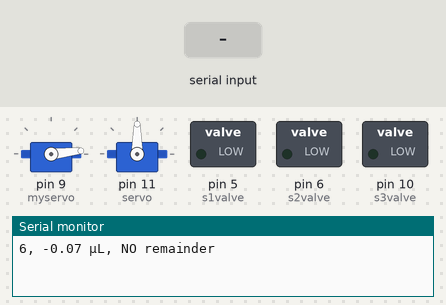
A sketch run on a simulated Arduino Uno, built with avr-gcc and run on an emulated ATmega328P. Shown: 2 × servo, switched loads named in the sketch (green lamp = pin HIGH), the last lines printed to the serial monitor. The inputs (shaded band) are chosen by the test bench.

Above: at 1.2 s.
1.3 s: "90,45,200\n" received over Serial
4.3 s: "321\n" received over Serial
7.3 s: "200\n" received over Serial
At 7.3 s:
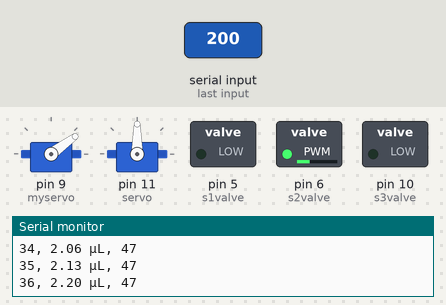
10.3 s: "30,150,10\n" received over Serial
At 12.28 s:
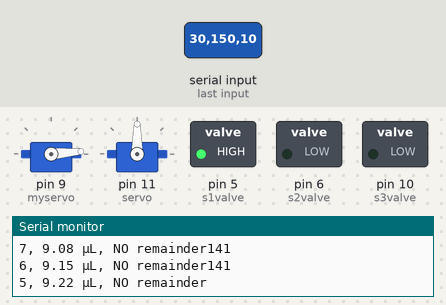
At 12.8 s:
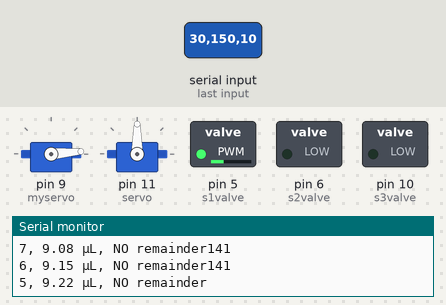
Timing chart, 0 to 14.3 s (numbered marks = the images above; inputs shaded):
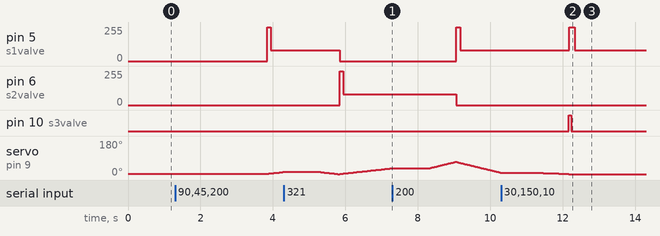

Measured:
- after the input at 1.3 s, pin 5 (s1valve): 0/255 → 255/255 after 2.5 s, → 80/255 0.10 s later
- after the input at 4.3 s, pin 5 (s1valve): 80/255 → 0/255 after 1.5 s instead of 2.6 s
- after the input at 10.3 s, pin 6 (s2valve): stops changing and stays 0/255; pin 10 (s3valve): LOW → HIGH after 1.9 s, → LOW 0.06 s later

The sketch:

DSCPM_2-3_1-2_code.ino
```cpp
//Code for the Dual Syringe Continuous Pumping Mechanism (2-3/1-2)
//By BU 2023 iGEM, K. Walp

#include <Servo.h>
#include <math.h>
#include <EEPROM.h>

Servo myservo;
Servo servo;

String incomingByte = "1";

// --------------------------------------------------------- EEPROM Initializers ------------------------------

// Is it your first time uploading this code to an Arduino? UNCOMMENT the next 3 lines :)
int infuse = 1;
int pos = 5;
int fwd = 0;

// Once you've run the code once and stored your values properly by pausing before turning off, comment these out!

// -------------------------------------------------------- End EEPROM Initializers ---------------------------

// DEFAULT STATE (ON or OFF)
int on = 1;

// ------------------------------------------------------ EEPROM Statements (Second run and after) ------------

// Comment these out the first time you run your code, or it will not work properly!
//int infuse = EEPROM.read(2);
//int pos = EEPROM.read(0);
//int fwd = EEPROM.read(1);
////int pos = 15;
// Once you've run your code once and properly stored your values, uncomment these!

// --------------------------------------------------------- End EEPROM Statements ----------------------------


int s1valve = 5; //pin assignments
int s2valve = 6; //pin assignments
int s3valve = 10; //pin assignments NORMALLY ON, IT MUST BE NORMALLY ON!!!!!!!!!!

//int valvestate = 0; // 0 if s1valve is HIGH, 1 if s2valve is HIGH
int valvestate = EEPROM.read(3);

int ODremainder = 100; // overdrive time remainder, reset here and in incrementposition

float amountpumped = 0;

int holdvoltage = 80; //2.35 V, test with your valves.
int maxangle = 70;
int minangle = 5;


// PARAMETERS SET BELOW. READ COMMENTS BEFORE CHANGING ANYTHING.
//------------------------------------------------------------------------
// Inner Diameter of syringes IN MILLIMETERS!
// 0.485mm ID for Hamilton 10µL syringes, but subject to change by user
//
float innerdiameter = 0.485;
//
//------------------------------------------------------------------------
// Milimeters of Linear Motion per Degree of Rotation from Servo
// 0.256mm for iGEM Linear Servo Actuators V2 (design as of June 15, 2023)
//
float mmperdegree = 0.256;
//
//------------------------------------------------------------------------
// volmultiplier is calculated to take into account that
// SERVOS DO NOT TURN EXACTLY 180 DEGREES WHEN YOU TELL THEM TO!!!
// Test you servo: write it to 0 degrees, and then to "180" degrees.
// Measure the actual number of degrees that it turns and enter it below:
// Value is 270 for 2023 iGEM GoBilda High Torque Servos
//
float degper180 = 270;
//
float volmultiplier = degper180 / 180.0;
//------------------------------------------------------------------------
// NOTE: One cubic millimeter is one microliter.
//------------------------------------------------------------------------
// For internal use only. Do Not Change.
//
float innerradius = innerdiameter / 2;
float uLperdeg = 3.1415926536 * (innerradius * innerradius) * (mmperdegree * volmultiplier);
//------------------------------------------------------------------------
// PARAMETERS FINISHED.

//~~~~~~~~~~~~~ SET DEFAULT FLOW RATE BELOW ~~~~~~~~~~~~~~~~~~~
//
float flowrate = 1.5; // µL/min
//
// DO NOT EXCEED 40 OR THERE WILL BE COMPLICATIONS!!!!!!!!!!!!!!!!!!
//
//~~~~~~~~~~~~~ SET FLOW RATE ABOVE ~~~~~~~~~~~~~~~~~~~~

//----------more params---------------------------------------------------

float minperdeg = uLperdeg / flowrate; // minutes per degree for given flow rate
float millisperdeg = minperdeg * 60000; // milliseconds per degree for given flow rate
int newdelay = int(millisperdeg); // int version of milliseconds per degree to be put in delay

//------------------------------------------------------------------------

void calculatenewdelay(int newflowrate){
  uLperdeg = 3.1415926536 * (innerradius * innerradius) * (mmperdegree * volmultiplier);
  minperdeg = uLperdeg / flowrate;
  millisperdeg = minperdeg * 60000;
  newdelay = int(millisperdeg);
}

struct posandfwd {
  int pos;
  int fwd;
};

struct posandfwd IncrementPosition(int pos, int fwd, char valvea, char valveb, int infuse, int on){
   if (on == 1){
    if (pos == minangle){
      if (infuse == 0){
        valvestate = 1; // b high
      }
      else if (infuse == 1){
        valvestate = 0; // a high
      }
      fwd = 0;
      pos = pos + 1;
      ODremainder = 100;
    }
    else if (pos == maxangle){ // it rips the gears apart if its more than 120 :(
      if (infuse == 0){
        valvestate = 0; // a high
      }
      else if (infuse == 1){
        valvestate = 1; // b high
      }
      fwd = 1;
      pos = pos - 1;
      ODremainder = 100;
    }
    else{ //pos is anything else
      if (fwd == 0){
        pos = pos + 1;
      }
      else if (fwd == 1){
        pos = pos - 1;
      }
    }
  }
  struct posandfwd pos_and_fwd;
  pos_and_fwd.pos = pos;
  pos_and_fwd.fwd = fwd;
  return pos_and_fwd;
}

void overdriveAndDelay(bool remainder, int pos, int valvestate, int newdelay){ // MUST call at each iteration cuz of remainder
  if(remainder){
    //Serial.print("remainder");
    if(ODremainder > newdelay){
      //Serial.print("ODR > ND");
      if(valvestate == 0){
        analogWrite(s1valve, 255);
        analogWrite(s2valve, 0);
      }
      else if(valvestate == 1){
        analogWrite(s1valve, 0);
        analogWrite(s2valve, 255);
      }
      //Serial.println("on1");
      ODremainder = ODremainder - newdelay;
      delay(newdelay);
    }
    else if(ODremainder < newdelay && ODremainder > 0){
      //Serial.print("ODR < ND");
      if(valvestate == 0){
        analogWrite(s1valve, 255);
        analogWrite(s2valve, 0);
        delay(ODremainder);
        analogWrite(s1valve, holdvoltage);
        delay(newdelay - ODremainder);
        ODremainder = 0;
      }
      else if(valvestate == 1){
        analogWrite(s1valve, 0);
        analogWrite(s2valve, 255);
        delay(ODremainder);
        analogWrite(s2valve, holdvoltage);
        delay(newdelay - ODremainder);
        ODremainder = 0;
      }
      //Serial.println("on2");
    }
    else if(ODremainder == 0){
      //Serial.print("ODR = zero");
      delay(newdelay);
    }
  }
  else{ // no remainder
    Serial.print("NO remainder");
    if (pos == minangle || pos == maxangle){
      if (valvestate == 0){ // a high
        analogWrite(s3valve, 255);
        delay(10);
        analogWrite(s1valve, 255);
        analogWrite(s2valve, 0);
        //Serial.println("on1__nana");
        delay(50);
        analogWrite(s3valve, 0);
        delay(100);
        analogWrite(s1valve, holdvoltage);
        //Serial.println("on2__nana");
        delay(newdelay-160);
      }
      else if (valvestate == 1){ // b high
        analogWrite(s3valve, 255);
        delay(10);
        analogWrite(s1valve, 0);
        analogWrite(s2valve, 255);
        //Serial.println("on1__anan");
        delay(50);
        analogWrite(s3valve, 0);
        delay(100);
        analogWrite(s2valve, holdvoltage);
        //Serial.println("on2__anan");
        delay(newdelay-160);
      }
    }
    else{
      /*if (valvestate == 0){ // a high
        analogWrite(s1valve, 70);
        analogWrite(s2valve, 0);
      }
      else if (valvestate == 1){ // b high
        analogWrite(s1valve, 0);
        analogWrite(s2valve, 70);
      }*/
      delay(newdelay);
    }
  }
}

void setup() {
  //solenoid valves setup
  pinMode(s1valve, OUTPUT); //LOW is PUMP, HIGH is REFILL
  pinMode(s2valve, OUTPUT); //LOW is PUMP, HIGH is REFILL

  //servos setup slay
  myservo.attach(9);
  servo.attach(11);

  Serial.begin(9600);
}

void loop() {
  // -------------------------------------------TO BE REPLACED WITH I2C RECIEVER STATEMENTS (start)-------------------------------------------
  if (Serial.available() > 0){
    incomingByte = Serial.readString();

    if (incomingByte.toInt() == 0){  //powering system off
      EEPROM.write(0, pos); //------------------------------------------EEPROM------------
      EEPROM.write(1, fwd);
      EEPROM.write(2, infuse);
      EEPROM.write(3, valvestate);
      Serial.print("Position of ");
      Serial.print(pos);
      Serial.println(" degrees saved to EEPROM at index 0");
      on = 0;
    }

    else if (incomingByte.toInt() == 123){ // system on
        on = 1;
        Serial.println("Pumps ON");
    }
    else if (incomingByte.toInt() == 321){ // switch direction OBSOLETE
      if (fwd == 1){
        fwd = 0;
        if (infuse == 0){
          infuse = 1;
        }
        else if (infuse == 1){
          infuse = 0;
        }
      }
      else if (fwd == 0){
        fwd = 1;
        if (infuse == 0){
          infuse = 1;
        }
        else if (infuse == 1){
          infuse = 0;
        }
      }
      Serial.println("Direction Switched");
    }

    else { //chaning flowrate
      flowrate = incomingByte.toInt();
      calculatenewdelay(flowrate);

      Serial.print("Flow Rate Changed to ");
      Serial.print(flowrate);
      Serial.println(" µL/min");
    }
  }

  // -------------------------------------------TO BE REPLACED WITH I2C RECIEVER STATEMENTS (end)-------------------------------------------

  struct posandfwd posandfwd_ = IncrementPosition(pos, fwd, s1valve, s2valve, infuse, on);
  pos = posandfwd_.pos;
  fwd = posandfwd_.fwd;

  if (on == 1){
    if (infuse == 0){
      amountpumped = amountpumped + uLperdeg;
    }
    else if (infuse == 1){
      amountpumped = amountpumped - uLperdeg;
    }
  }

  myservo.write(pos);
  Serial.print(pos);
  Serial.print(", ");
  Serial.print(amountpumped);
  Serial.print(" µL, ");

  if (newdelay >= 100){
    overdriveAndDelay(false, pos, valvestate, newdelay);
  }
  else if (newdelay < 100){
    overdriveAndDelay(true, pos, valvestate, newdelay);
  }

  Serial.println(newdelay);

}
```
